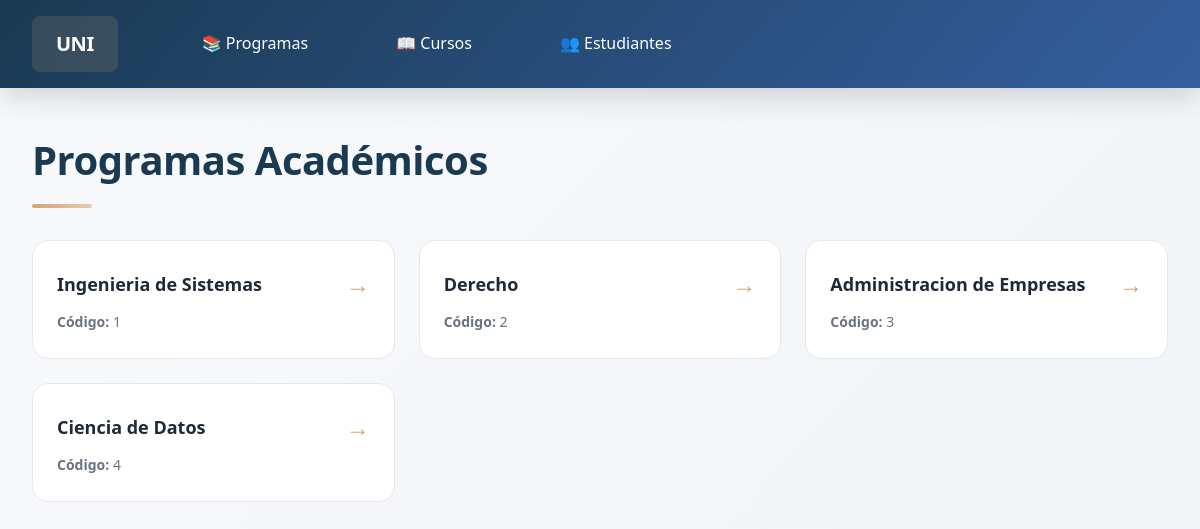
/programas/, run on the app's committed database.
### universidad/models.py (models this page shows, shortened)
class Program(models.Model):
    TYPES = [
        ("PREGRADO", "Pregrado"),
        ("POSGRADO", "Posgrado"),
        ("TECNOLOGO", "Tecnólogo"),
        ("ESPECIALIZACION", "Especialización"),
        ("MASTER", "Master"),
    ]
    name = models.CharField(max_length=120)
    type_program = models.CharField(
        max_length=20,
        choices=TYPES,
        default="PREGRADO"
    )

### universidad/views.py (the view)
# urls.py: path("programas/", views.program_list, name="programs"),
def program_list(request):
    programs = Program.objects.all()
    return render(request, "universidad/program_list.html", {
        "programs": programs
    })

### universidad/templates/universidad/program_list.html (shortened to what this page needs)
{% extends "universidad/base.html" %}
{% block content %}
<h1>Programas Académicos</h1>
<div class="list-container">
    {% for program in programs %}
        <div class="list-item">
            <a href="{% url 'universidad:program_detail' program.id %}">
                {{ program.name }}
            </a>
            <div class="secondary-text">
                <strong>Código:</strong> {{ program.id }}
            </div>
        </div>
    {% empty %}
        <div class="empty-state" style="grid-column: 1 / -1;">
            No hay programas disponibles.
        </div>
    {% endfor %}
</div>
{% endblock %}

### universidad/static/css/main.css (style rules this page uses)
* { margin: 0; padding: 0; box-sizing: border-box; }
:root { --primary: #1a3a52; --primary-light: #2c5aa0; --accent: #d4a574; --accent-light: #e8c9ae; --success: #10b981; --danger: #ef4444; --bg-primary: #f8f9fb; --bg-secondary: #ffffff; --text-primary: #1f2937; --text-secondary: #6b7280; --border: #e5e7eb; --shadow-sm: 0 2px 4px rgba(0, 0, 0, 0.05); --shadow-md: 0 4px 12px rgba(0, 0, 0, 0.1); --shadow-lg: 0 10px 30px rgba(0, 0, 0, 0.15); }
html { scroll-behavior: smooth; }
body { font-family: 'Segoe UI', 'Trebuchet MS', sans-serif; background: linear-gradient(135deg, var(--bg-primary) 0%, #f0f4f8 100%); color: var(--text-primary); line-height: 1.6; min-height: 100vh; }
h1 { font-size: 2.5rem; font-weight: 700; margin-bottom: 1rem; color: var(--primary); letter-spacing: -0.5px; animation: slideInDown 0.6s ease-out; }
h1::after { content: ''; display: block; width: 60px; height: 4px; background: linear-gradient(90deg, var(--accent), var(--accent-light)); margin-top: 0.75rem; border-radius: 2px; }
.list-container { display: grid; grid-template-columns: repeat(auto-fill, minmax(320px, 1fr)); gap: 1.5rem; margin: 2rem 0; animation: fadeInUp 0.8s ease-out 0.2s both; }
.list-item { background: var(--bg-secondary); border: 1px solid var(--border); border-radius: 1rem; padding: 1.5rem; transition: all 0.3s cubic-bezier(0.4, 0, 0.2, 1); position: relative; overflow: hidden; }
.list-item::before { content: ''; position: absolute; top: 0; left: 0; right: 0; height: 4px; background: linear-gradient(90deg, var(--primary), var(--accent)); transform: scaleX(0); transform-origin: left; transition: transform 0.3s ease-out; }
.list-item a { color: var(--text-primary); text-decoration: none; font-weight: 600; font-size: 1.125rem; display: flex; justify-content: space-between; align-items: center; transition: color 0.3s ease; }
.list-item a::after { content: '→'; font-size: 1.5rem; color: var(--accent); transition: transform 0.3s ease; }
.list-item .secondary-text { color: var(--text-secondary); font-size: 0.875rem; margin-top: 0.5rem; font-weight: 400; }

### data on the page
Program: name "Ingenieria de Sistemas", id "1"
Program: name "Derecho", id "2"
Program: name "Administracion de Empresas", id "3"
Program: name "Ciencia de Datos", id "4"
